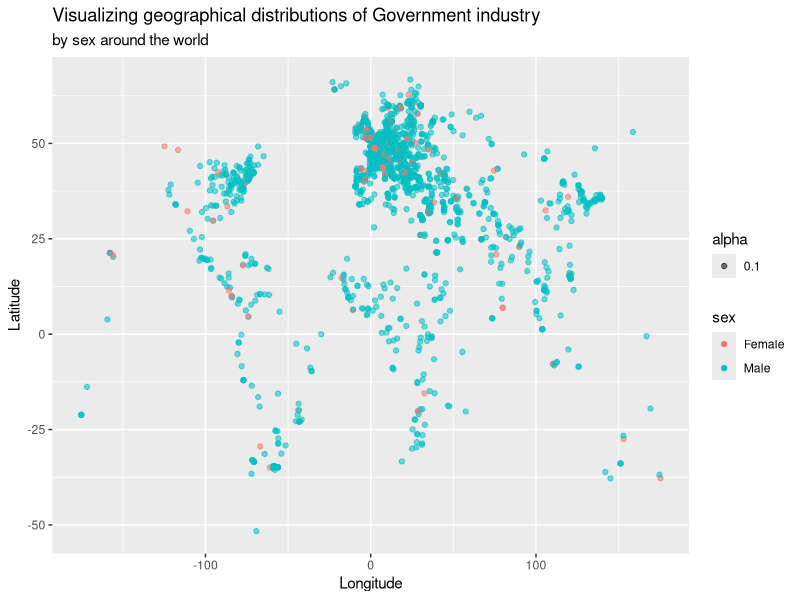
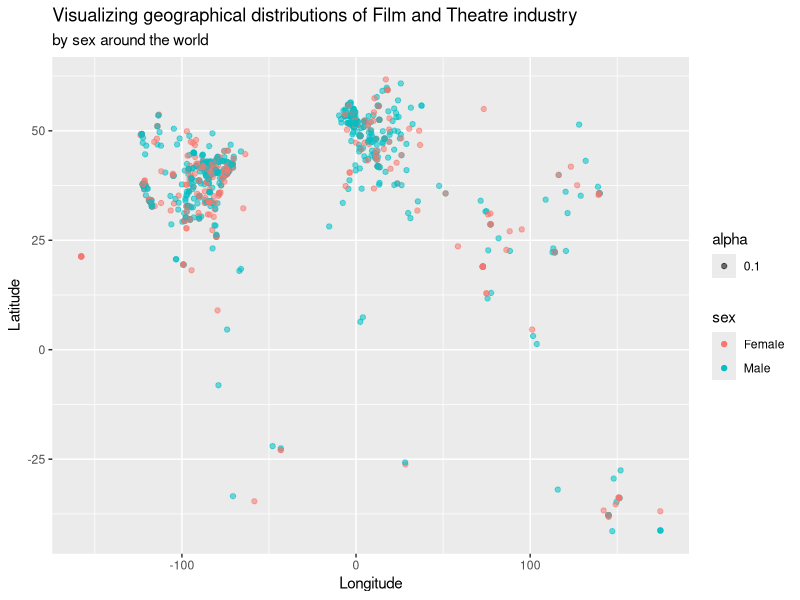

The R script that drew these images, in order:
## ---- chunk 1
knitr::opts_chunk$set(echo = FALSE)
## ---- chunk 2
library(tidyverse)
## ---- chunk 3
panth <- read_csv("data/database.csv",
                  na = c("Unknown", "1237?", "530s"))
## ---- chunk 4
top_5_industries <- panth %>%
  count(industry) %>%
  filter(industry != "NA" & n >= 999) %>%
  arrange(desc(n))

panth %>%
  filter(longitude != "NA" & latitude != "NA", industry == "Government") %>%
  ggplot(panth, mapping = aes(x = longitude, y = latitude, color = sex, alpha = .1)) +
  geom_point() +
  labs(title = "Visualizing geographical distributions of Government industry", subtitle = "by sex around the world", x = "Longitude", y = "Latitude", color = "sex")
## ---- chunk 5
panth %>%
  count(industry, sex) %>%
  filter(industry == "Government" & sex != "NA") %>%
  mutate(prop = n/sum(n))
## ---- chunk 6
panth %>%
  filter(longitude != "NA" & latitude != "NA", industry == "Film And Theatre") %>%
  ggplot(panth, mapping = aes(x = longitude, y = latitude, color = sex, alpha = .1)) +
  geom_point() +
  labs(title = "Visualizing geographical distributions of Film and Theatre industry", subtitle = "by sex around the world", x = "Longitude", y = "Latitude", color = "sex")
## ---- chunk 7
panth %>%
  count(industry, sex) %>%
  filter(industry == "Film And Theatre" & sex != "NA") %>%
  mutate(prop = n/sum(n))
## ---- chunk 8
panth %>%
  glimpse()
